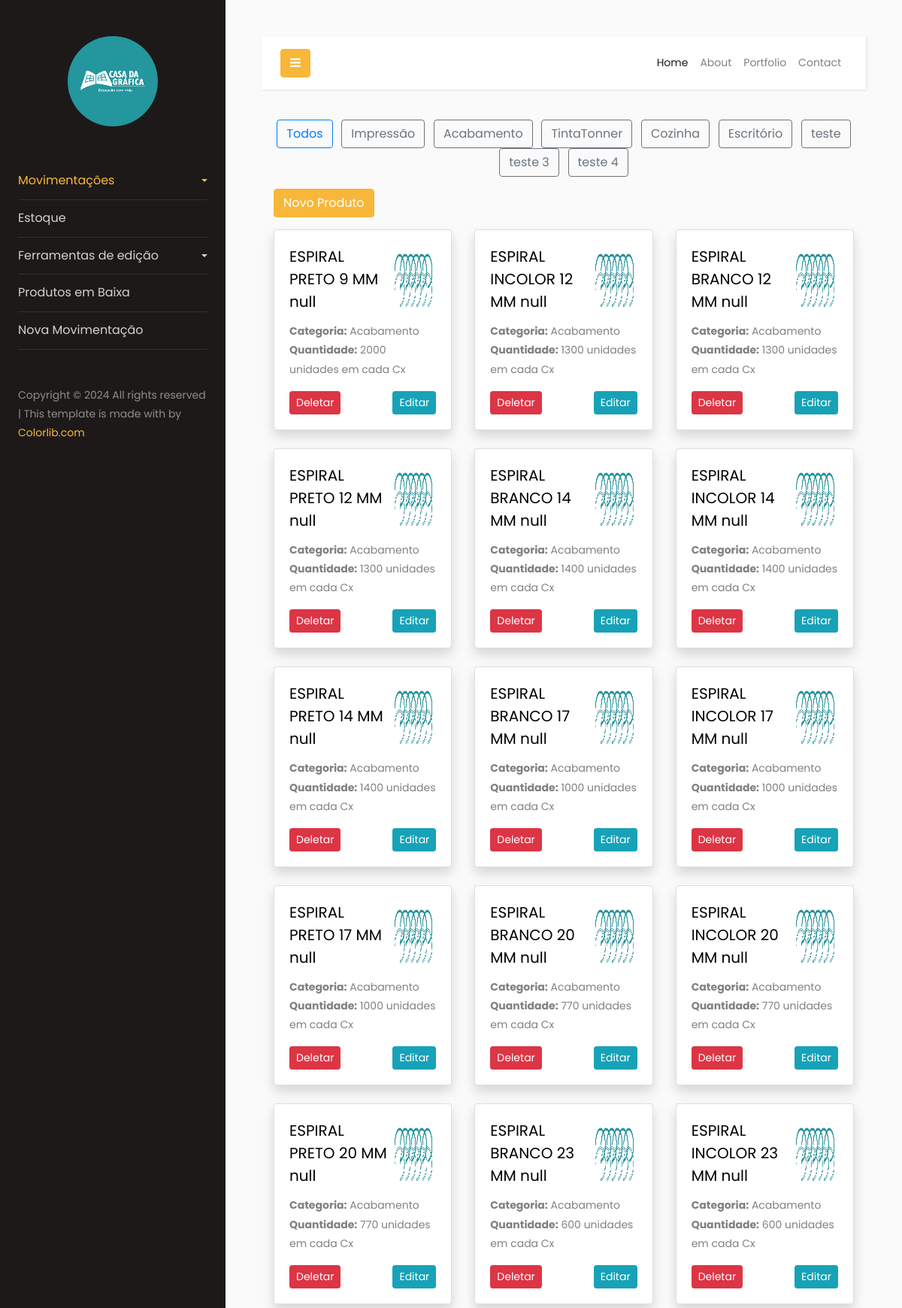
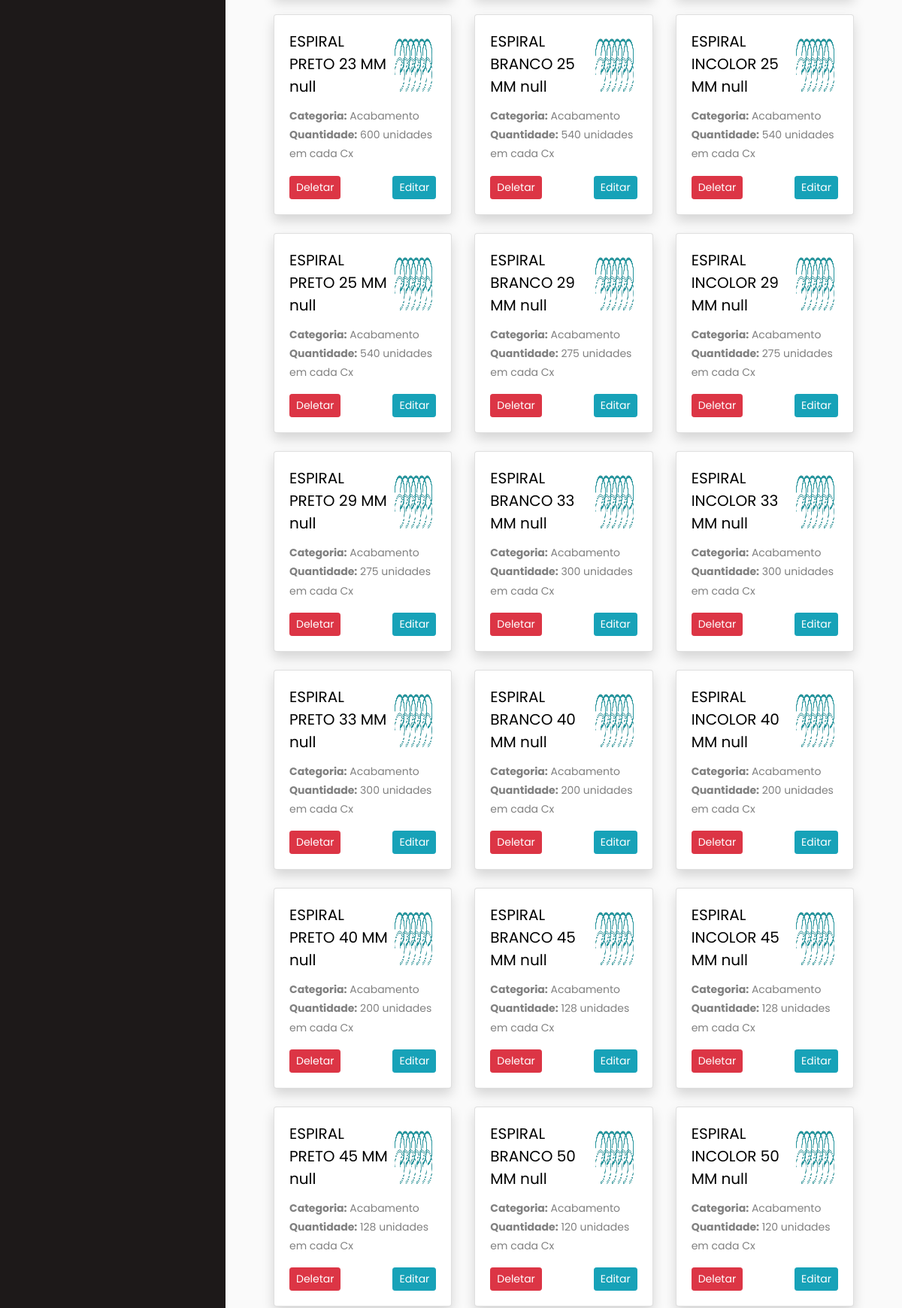
/produto/ (signed in, upper part), run on the app's committed database (2 pictures, top to bottom).
### categoria/models.py (models this page shows)
class Categoria(models.Model):
    categoria = models.CharField(max_length=255)
    img = models.ImageField(upload_to='images/', null=True, blank=True)  # Novo campo de imagem
    data_cadastro = models.DateField(auto_now_add=True)
    def __str__(self):
        return self.categoria

### produto/models.py (models this page shows, shortened)
class Produto(models.Model):
    nome = models.CharField(max_length=255)
    FORMATO = [
        ('640x880', '640x880'),
        ('660x960', '660x960')
    ]
    formato = models.CharField(max_length=255, choices=FORMATO, null=True, blank=True)  # Permite nulo
    estoquemin = models.IntegerField()
    id_categoria = models.ForeignKey(Categoria, on_delete=models.CASCADE)
    id_formato = models.ForeignKey(Formato, on_delete=models.CASCADE)  # Formato está aqui
    unidades = models.IntegerField()
    data_cadastro = models.DateField(auto_now_add=True)

### formato/models.py (models this page shows)
class Formato(models.Model):
    formato = models.CharField(max_length=255)
    data_cadastro = models.DateField(auto_now_add=True)
    def __str__(self):
        return self.formato

### produto/views.py (the view)
# urls.py: path('produto/', ProdutoListView.as_view(), name='produto-list'),
class ProdutoListView(LoginRequiredMixin, ListView):
    model = Produto
    template_name = 'produto_list.html'
    context_object_name = 'produtos'
    def get_context_data(self, **kwargs):
        context = super().get_context_data(**kwargs)
        context['categorias'] = Categoria.objects.all()  # Obtém todas as categorias da base de dados
        return context
    def get_queryset(self):
        queryset = super().get_queryset()
        categorias_filter = self.request.GET.get('categorias_filter')  # Obtém o parâmetro da URL
        if categorias_filter:
            queryset = queryset.filter(id_categoria=categorias_filter)  # Filtra pelos produtos da categoria
        return queryset

### produto/templates/produto_list.html (shortened to what this page needs)
<!DOCTYPE html>
<html lang="pt-br">
  {% include 'components/header/header.html' %}
  <body>
    <div class="px-3">
      <div class="mb-3 text-center">
        <form method="get" action="{% url 'produto-list' %}">
          <button id="printButton" class="btn btn-outline-primary mx-1">Todos</button>
          {% for categoria in categorias %}
            <a class="btn btn-outline-secondary mx-1" id="printButton" href="?categorias_filter={{ categoria.id }}">{{ categoria.categoria }}</a>
          {% endfor %}
        </form>
      </div>
      <div class="btns d-flex">
        <div class="btnnew">
          <a href="{% url 'produto-create' %}" class="btn btn-primary mb-3">Novo Produto</a>
        </div>
      </div>
      <div class="row">
        {% for produto in produtos %}
          <div class="col-12 col-md-6 col-lg-4 mb-4">
            <div class="card h-100 shadow">
              <div class="card-body">
                <h5 class="card-title d-flex justify-content-between">
                  {{ produto.nome }}
                  {{ produto.formato|default:'' }}
                  {% if produto.id_categoria.img %}
                    <img src="{{ produto.id_categoria.img.url }}" alt="{{ categoria.categoria }}" class="bi bi-pencil-square float-end" style="max-width: 30%;">
                  {% endif %}
                </h5>
                <p class="card-text">
                  <strong>Categoria:</strong> {{ produto.id_categoria }}<br />
                  <strong>Quantidade:</strong> {{ produto.unidades }} unidades em cada {{ produto.id_formato }}
                </p>
                <div class="d-flex justify-content-between">
                  <a href="{% url 'produto-delete' produto.pk %}" class="btn btn-danger btn-sm"> Deletar</a>
                  <a href="{% url 'produto-update' produto.pk %}" class="btn btn-info btn-sm"> Editar</a>
                </div>
              </div>
            </div>
          </div>
        {% empty %}
          <div class="col-12 text-center">
            <p>Nenhum produto registrado.</p>
          </div>
        {% endfor %}
      </div>
    </div>
    {% include 'components/footer/footer.html' %}
  </body>
</html>

### data on the page
Categoria: categoria "Impressão"
Categoria: categoria "Acabamento"
Categoria: categoria "TintaTonner"
Categoria: categoria "Cozinha"
Categoria: categoria "Escritório"
Categoria: categoria "teste"
Categoria: categoria "teste 3"
Categoria: categoria "teste 4"
Produto: nome "ESPIRAL PRETO 9 MM", formato "null", id_categoria.img (picture), id_categoria "Acabamento", unidades "2000", id_formato "Cx"
Produto: nome "ESPIRAL INCOLOR 12 MM", formato "null", id_categoria.img (picture), id_categoria "Acabamento", unidades "1300", id_formato "Cx"
Produto: nome "ESPIRAL BRANCO 12 MM", formato "null", id_categoria.img (picture), id_categoria "Acabamento", unidades "1300", id_formato "Cx"
Produto: nome "ESPIRAL PRETO 12 MM", formato "null", id_categoria.img (picture), id_categoria "Acabamento", unidades "1300", id_formato "Cx"
Produto: nome "ESPIRAL BRANCO 14 MM", formato "null", id_categoria.img (picture), id_categoria "Acabamento", unidades "1400", id_formato "Cx"
Produto: nome "ESPIRAL INCOLOR 14 MM", formato "null", id_categoria.img (picture), id_categoria "Acabamento", unidades "1400", id_formato "Cx"
Produto: nome "ESPIRAL PRETO 14 MM", formato "null", id_categoria.img (picture), id_categoria "Acabamento", unidades "1400", id_formato "Cx"
Produto: nome "ESPIRAL BRANCO 17 MM", formato "null", id_categoria.img (picture), id_categoria "Acabamento", unidades "1000", id_formato "Cx"
Produto: nome "ESPIRAL INCOLOR 17 MM", formato "null", id_categoria.img (picture), id_categoria "Acabamento", unidades "1000", id_formato "Cx"
Produto: nome "ESPIRAL PRETO 17 MM", formato "null", id_categoria.img (picture), id_categoria "Acabamento", unidades "1000", id_formato "Cx"
Produto: nome "ESPIRAL BRANCO 20 MM", formato "null", id_categoria.img (picture), id_categoria "Acabamento", unidades "770", id_formato "Cx"
Produto: nome "ESPIRAL INCOLOR 20 MM", formato "null", id_categoria.img (picture), id_categoria "Acabamento", unidades "770", id_formato "Cx"
Produto: nome "ESPIRAL PRETO 20 MM", formato "null", id_categoria.img (picture), id_categoria "Acabamento", unidades "770", id_formato "Cx"
Produto: nome "ESPIRAL BRANCO 23 MM", formato "null", id_categoria.img (picture), id_categoria "Acabamento", unidades "600", id_formato "Cx"
Produto: nome "ESPIRAL INCOLOR 23 MM", formato "null", id_categoria.img (picture), id_categoria "Acabamento", unidades "600", id_formato "Cx"
Produto: nome "ESPIRAL PRETO 23 MM", formato "null", id_categoria.img (picture), id_categoria "Acabamento", unidades "600", id_formato "Cx"
Produto: nome "ESPIRAL BRANCO 25 MM", formato "null", id_categoria.img (picture), id_categoria "Acabamento", unidades "540", id_formato "Cx"
Produto: nome "ESPIRAL INCOLOR 25 MM", formato "null", id_categoria.img (picture), id_categoria "Acabamento", unidades "540", id_formato "Cx"
Produto: nome "ESPIRAL PRETO 25 MM", formato "null", id_categoria.img (picture), id_categoria "Acabamento", unidades "540", id_formato "Cx"
Produto: nome "ESPIRAL BRANCO 29 MM", formato "null", id_categoria.img (picture), id_categoria "Acabamento", unidades "275", id_formato "Cx"
Produto: nome "ESPIRAL INCOLOR 29 MM", formato "null", id_categoria.img (picture), id_categoria "Acabamento", unidades "275", id_formato "Cx"
Produto: nome "ESPIRAL PRETO 29 MM", formato "null", id_categoria.img (picture), id_categoria "Acabamento", unidades "275", id_formato "Cx"
Produto: nome "ESPIRAL BRANCO 33 MM", formato "null", id_categoria.img (picture), id_categoria "Acabamento", unidades "300", id_formato "Cx"
Produto: nome "ESPIRAL INCOLOR 33 MM", formato "null", id_categoria.img (picture), id_categoria "Acabamento", unidades "300", id_formato "Cx"
Produto: nome "ESPIRAL PRETO 33 MM", formato "null", id_categoria.img (picture), id_categoria "Acabamento", unidades "300", id_formato "Cx"
Produto: nome "ESPIRAL BRANCO 40 MM", formato "null", id_categoria.img (picture), id_categoria "Acabamento", unidades "200", id_formato "Cx"
Produto: nome "ESPIRAL INCOLOR 40 MM", formato "null", id_categoria.img (picture), id_categoria "Acabamento", unidades "200", id_formato "Cx"
Produto: nome "ESPIRAL PRETO 40 MM", formato "null", id_categoria.img (picture), id_categoria "Acabamento", unidades "200", id_formato "Cx"
Produto: nome "ESPIRAL BRANCO 45 MM", formato "null", id_categoria.img (picture), id_categoria "Acabamento", unidades "128", id_formato "Cx"
Produto: nome "ESPIRAL INCOLOR 45 MM", formato "null", id_categoria.img (picture), id_categoria "Acabamento", unidades "128", id_formato "Cx"
Produto: nome "ESPIRAL PRETO 45 MM", formato "null", id_categoria.img (picture), id_categoria "Acabamento", unidades "128", id_formato "Cx"
Produto: nome "ESPIRAL BRANCO 50 MM", formato "null", id_categoria.img (picture), id_categoria "Acabamento", unidades "120", id_formato "Cx"
Produto: nome "ESPIRAL INCOLOR 50 MM", formato "null", id_categoria.img (picture), id_categoria "Acabamento", unidades "120", id_formato "Cx"
